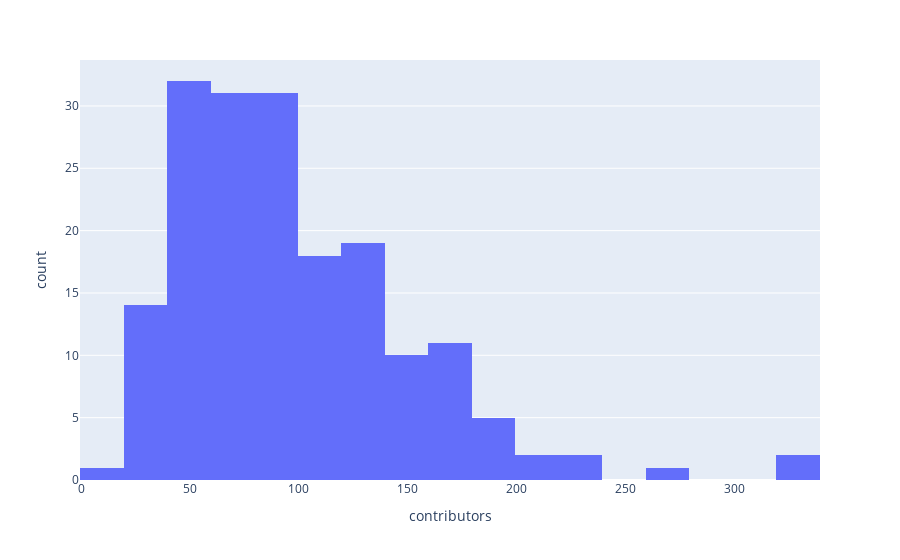
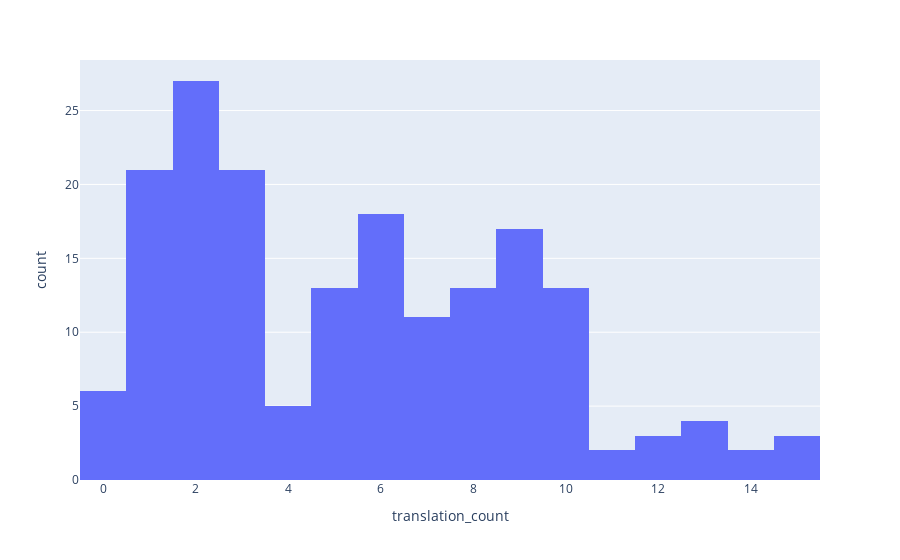
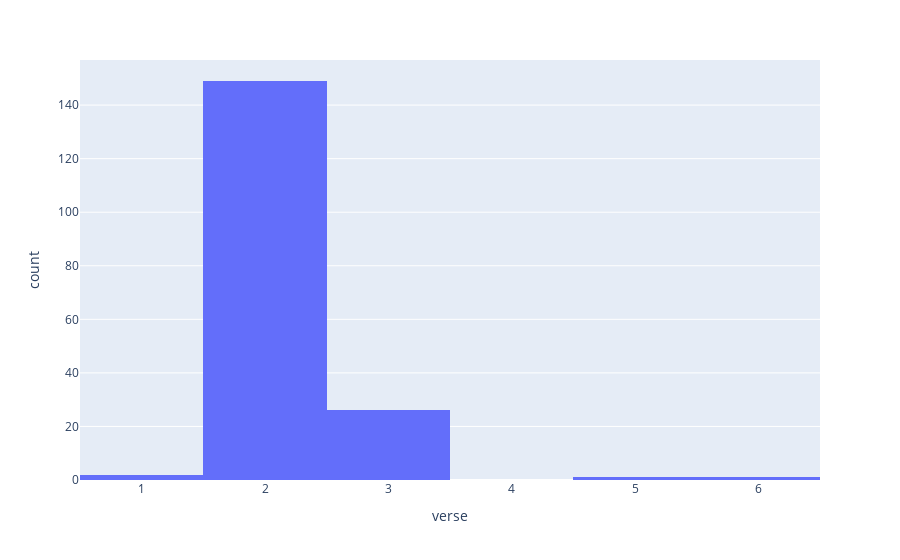
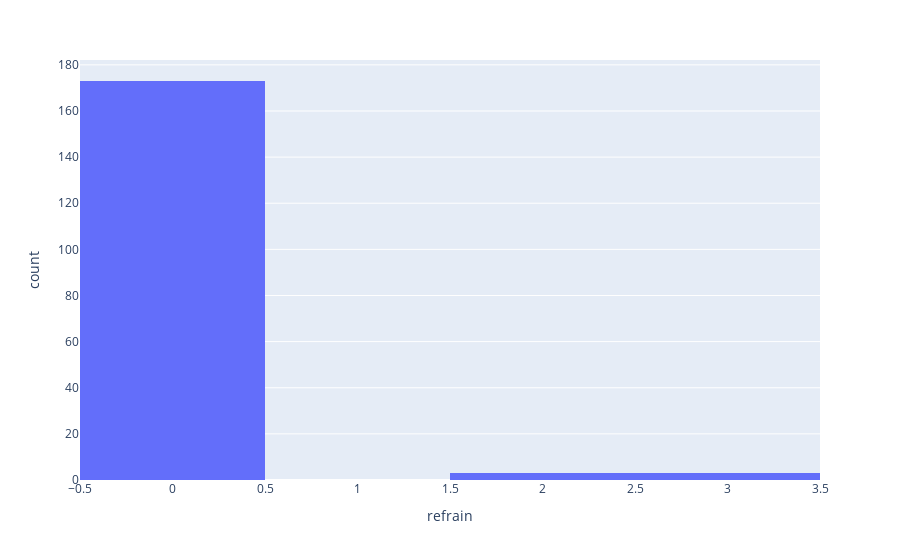

Here is the notebook cell these charts were saved with, in order:
### Markdown cell above
#### Univariate Analysis

### Code cell
for col in df[numeric_columns]:
    fig = px.histogram(df, x=col)
    fig.show()

### Figure 1 — Plotly figure (JSON) as saved in the notebook; plotly's stock layout.template omitted (floating-point values rounded to 4 significant figures; data arrays with more than 128 entries replaced by an {"elided": "..."} marker saying what was removed)
{"data": [{"alignmentgroup": "True", "bingroup": "x", "hovertemplate": "contributors=%{x}<br>count=%{y}<extra></extra>", "legendgroup": "", "marker": {"color": "#636efa", "pattern": {"shape": ""}}, "name": "", "offsetgroup": "", "orientation": "v", "showlegend": false, "type": "histogram", "x": {"elided": "179 int values"}, "xaxis": "x", "yaxis": "y"}], "layout": {"autosize": true, "barmode": "relative", "legend": {"tracegroupgap": 0}, "margin": {"t": 60}, "xaxis": {"anchor": "y", "autorange": true, "domain": [0, 1], "range": [-0.5, 339.5], "title": {"text": "contributors"}, "type": "linear"}, "yaxis": {"anchor": "x", "autorange": true, "domain": [0, 1], "range": [0, 33.68], "title": {"text": "count"}}}}

### Figure 2 — Plotly figure (JSON) as saved in the notebook; plotly's stock layout.template omitted (floating-point values rounded to 4 significant figures; data arrays with more than 128 entries replaced by an {"elided": "..."} marker saying what was removed)
{"data": [{"alignmentgroup": "True", "bingroup": "x", "hovertemplate": "translation_count=%{x}<br>count=%{y}<extra></extra>", "legendgroup": "", "marker": {"color": "#636efa", "pattern": {"shape": ""}}, "name": "", "offsetgroup": "", "orientation": "v", "showlegend": false, "type": "histogram", "x": {"elided": "179 int values"}, "xaxis": "x", "yaxis": "y"}], "layout": {"autosize": true, "barmode": "relative", "legend": {"tracegroupgap": 0}, "margin": {"t": 60}, "xaxis": {"anchor": "y", "autorange": true, "domain": [0, 1], "range": [-0.5, 15.5], "title": {"text": "translation_count"}, "type": "linear"}, "yaxis": {"anchor": "x", "autorange": true, "domain": [0, 1], "range": [0, 28.42], "title": {"text": "count"}}}}

### Figure 3 — Plotly figure (JSON) as saved in the notebook; plotly's stock layout.template omitted (floating-point values rounded to 4 significant figures; data arrays with more than 128 entries replaced by an {"elided": "..."} marker saying what was removed)
{"data": [{"alignmentgroup": "True", "bingroup": "x", "hovertemplate": "verse=%{x}<br>count=%{y}<extra></extra>", "legendgroup": "", "marker": {"color": "#636efa", "pattern": {"shape": ""}}, "name": "", "offsetgroup": "", "orientation": "v", "showlegend": false, "type": "histogram", "x": {"elided": "179 int values"}, "xaxis": "x", "yaxis": "y"}], "layout": {"autosize": true, "barmode": "relative", "legend": {"tracegroupgap": 0}, "margin": {"t": 60}, "xaxis": {"anchor": "y", "autorange": true, "domain": [0, 1], "range": [0.5, 6.5], "title": {"text": "verse"}, "type": "linear"}, "yaxis": {"anchor": "x", "autorange": true, "domain": [0, 1], "range": [0, 156.8], "title": {"text": "count"}}}}

### Figure 4 — Plotly figure (JSON) as saved in the notebook; plotly's stock layout.template omitted (floating-point values rounded to 4 significant figures; data arrays with more than 128 entries replaced by an {"elided": "..."} marker saying what was removed)
{"data": [{"alignmentgroup": "True", "bingroup": "x", "hovertemplate": "refrain=%{x}<br>count=%{y}<extra></extra>", "legendgroup": "", "marker": {"color": "#636efa", "pattern": {"shape": ""}}, "name": "", "offsetgroup": "", "orientation": "v", "showlegend": false, "type": "histogram", "x": {"elided": "179 int values"}, "xaxis": "x", "yaxis": "y"}], "layout": {"autosize": true, "barmode": "relative", "legend": {"tracegroupgap": 0}, "margin": {"t": 60}, "xaxis": {"anchor": "y", "autorange": true, "domain": [0, 1], "range": [-0.5, 3.5], "title": {"text": "refrain"}, "type": "linear"}, "yaxis": {"anchor": "x", "autorange": true, "domain": [0, 1], "range": [0, 182.1], "title": {"text": "count"}}}}
